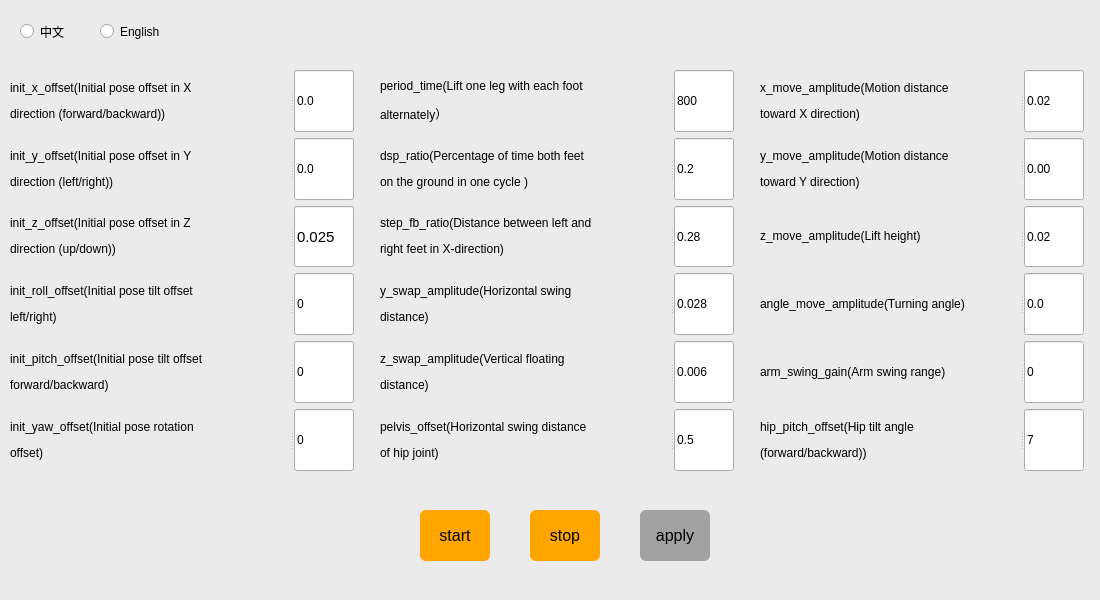
<?xml version="1.0" encoding="UTF-8"?>
<ui version="4.0">
 <class>Form</class>
 <widget class="QWidget" name="Form">
  <property name="geometry">
   <rect>
    <x>0</x>
    <y>0</y>
    <width>1100</width>
    <height>600</height>
   </rect>
  </property>
  <property name="minimumSize">
   <size>
    <width>1100</width>
    <height>600</height>
   </size>
  </property>
  <property name="maximumSize">
   <size>
    <width>1100</width>
    <height>600</height>
   </size>
  </property>
  <property name="sizeIncrement">
   <size>
    <width>700</width>
    <height>650</height>
   </size>
  </property>
  <property name="windowTitle">
   <string>Walking Controller 1.0</string>
  </property>
  <widget class="QWidget" name="widget" native="true">
   <property name="geometry">
    <rect>
     <x>0</x>
     <y>0</y>
     <width>1100</width>
     <height>600</height>
    </rect>
   </property>
   <property name="minimumSize">
    <size>
     <width>1100</width>
     <height>600</height>
    </size>
   </property>
   <property name="maximumSize">
    <size>
     <width>1100</width>
     <height>600</height>
    </size>
   </property>
   <property name="styleSheet">
    <string notr="true">QWidget#widget {
background-color: #EBEBEB;
}
</string>
   </property>
   <widget class="QPushButton" name="pushButton_stop">
    <property name="geometry">
     <rect>
      <x>530</x>
      <y>510</y>
      <width>70</width>
      <height>51</height>
     </rect>
    </property>
    <property name="font">
     <font>
      <pointsize>12</pointsize>
     </font>
    </property>
    <property name="styleSheet">
     <string notr="true">QPushButton{
background-color: #FFA500;
color:rgb(0, 0, 0)
}
QPushButton{border-radius:6px;}
QPushButton:pressed{
border:2px solid rgb(126, 188, 89, 0);}</string>
    </property>
    <property name="text">
     <string>stop</string>
    </property>
   </widget>
   <widget class="QPushButton" name="pushButton_apply">
    <property name="geometry">
     <rect>
      <x>640</x>
      <y>510</y>
      <width>70</width>
      <height>51</height>
     </rect>
    </property>
    <property name="font">
     <font>
      <pointsize>12</pointsize>
     </font>
    </property>
    <property name="styleSheet">
     <string notr="true">QPushButton{
background-color: #A2A2A2;
color:rgb(0, 0, 0)
}
QPushButton{border-radius:6px;}
QPushButton:pressed{
border:2px solid rgb(126, 188, 89, 0);}</string>
    </property>
    <property name="text">
     <string>apply</string>
    </property>
   </widget>
   <widget class="QPushButton" name="pushButton_start">
    <property name="geometry">
     <rect>
      <x>420</x>
      <y>510</y>
      <width>70</width>
      <height>51</height>
     </rect>
    </property>
    <property name="font">
     <font>
      <pointsize>12</pointsize>
     </font>
    </property>
    <property name="styleSheet">
     <string notr="true">QPushButton{
background-color: #FFA500;
color:rgb(0, 0, 0)
}
QPushButton{border-radius:6px;}
QPushButton:pressed{
border:2px solid rgb(126, 188, 89, 0);}</string>
    </property>
    <property name="text">
     <string>start</string>
    </property>
   </widget>
   <widget class="QWidget" name="layoutWidget">
    <property name="geometry">
     <rect>
      <x>10</x>
      <y>70</y>
      <width>351</width>
      <height>401</height>
     </rect>
    </property>
    <layout class="QVBoxLayout" name="verticalLayout">
     <item>
      <widget class="QSplitter" name="splitter_4">
       <property name="sizePolicy">
        <sizepolicy hsizetype="Preferred" vsizetype="Preferred">
         <horstretch>0</horstretch>
         <verstretch>0</verstretch>
        </sizepolicy>
       </property>
       <property name="maximumSize">
        <size>
         <width>344</width>
         <height>16777215</height>
        </size>
       </property>
       <property name="layoutDirection">
        <enum>Qt::LeftToRight</enum>
       </property>
       <property name="orientation">
        <enum>Qt::Horizontal</enum>
       </property>
       <widget class="QLabel" name="label_init_x_offset">
        <property name="sizePolicy">
         <sizepolicy hsizetype="Preferred" vsizetype="Preferred">
          <horstretch>0</horstretch>
          <verstretch>0</verstretch>
         </sizepolicy>
        </property>
        <property name="minimumSize">
         <size>
          <width>280</width>
          <height>0</height>
         </size>
        </property>
        <property name="maximumSize">
         <size>
          <width>280</width>
          <height>16777215</height>
         </size>
        </property>
        <property name="text">
         <string>&lt;html&gt;&lt;head/&gt;&lt;body&gt;&lt;p&gt;init_x_offset(Initial pose offset in X &lt;/p&gt;&lt;p&gt;direction (forward/backward))&lt;/p&gt;&lt;/body&gt;&lt;/html&gt;</string>
        </property>
        <property name="alignment">
         <set>Qt::AlignLeading|Qt::AlignLeft|Qt::AlignVCenter</set>
        </property>
       </widget>
       <widget class="QLineEdit" name="lineEdit_init_x_offset">
        <property name="minimumSize">
         <size>
          <width>50</width>
          <height>0</height>
         </size>
        </property>
        <property name="maximumSize">
         <size>
          <width>60</width>
          <height>16777215</height>
         </size>
        </property>
        <property name="text">
         <string>0.0</string>
        </property>
       </widget>
      </widget>
     </item>
     <item>
      <widget class="QSplitter" name="splitter_5">
       <property name="maximumSize">
        <size>
         <width>344</width>
         <height>16777215</height>
        </size>
       </property>
       <property name="orientation">
        <enum>Qt::Horizontal</enum>
       </property>
       <widget class="QLabel" name="label_y_offset">
        <property name="minimumSize">
         <size>
          <width>280</width>
          <height>0</height>
         </size>
        </property>
        <property name="maximumSize">
         <size>
          <width>280</width>
          <height>16777215</height>
         </size>
        </property>
        <property name="text">
         <string>&lt;html&gt;&lt;head/&gt;&lt;body&gt;&lt;p&gt;init_y_offset(Initial pose offset in Y &lt;/p&gt;&lt;p&gt;direction (left/right))&lt;/p&gt;&lt;/body&gt;&lt;/html&gt;</string>
        </property>
        <property name="alignment">
         <set>Qt::AlignLeading|Qt::AlignLeft|Qt::AlignVCenter</set>
        </property>
       </widget>
       <widget class="QLineEdit" name="lineEdit_init_y_offset">
        <property name="minimumSize">
         <size>
          <width>60</width>
          <height>0</height>
         </size>
        </property>
        <property name="maximumSize">
         <size>
          <width>60</width>
          <height>16777215</height>
         </size>
        </property>
        <property name="text">
         <string>0.0</string>
        </property>
       </widget>
      </widget>
     </item>
     <item>
      <widget class="QSplitter" name="splitter_22">
       <property name="maximumSize">
        <size>
         <width>344</width>
         <height>16777215</height>
        </size>
       </property>
       <property name="orientation">
        <enum>Qt::Horizontal</enum>
       </property>
       <widget class="QLabel" name="label_init_z_offset">
        <property name="minimumSize">
         <size>
          <width>280</width>
          <height>0</height>
         </size>
        </property>
        <property name="maximumSize">
         <size>
          <width>280</width>
          <height>16777215</height>
         </size>
        </property>
        <property name="text">
         <string>&lt;html&gt;&lt;head/&gt;&lt;body&gt;&lt;p&gt;init_z_offset(Initial pose offset in Z &lt;/p&gt;&lt;p&gt;direction (up/down))&lt;/p&gt;&lt;/body&gt;&lt;/html&gt;</string>
        </property>
        <property name="alignment">
         <set>Qt::AlignLeading|Qt::AlignLeft|Qt::AlignVCenter</set>
        </property>
       </widget>
       <widget class="QLineEdit" name="lineEdit_init_z_offset">
        <property name="minimumSize">
         <size>
          <width>60</width>
          <height>0</height>
         </size>
        </property>
        <property name="maximumSize">
         <size>
          <width>60</width>
          <height>16777215</height>
         </size>
        </property>
        <property name="font">
         <font>
          <pointsize>11</pointsize>
         </font>
        </property>
        <property name="text">
         <string>0.025</string>
        </property>
       </widget>
      </widget>
     </item>
     <item>
      <widget class="QSplitter" name="splitter_6">
       <property name="maximumSize">
        <size>
         <width>344</width>
         <height>16777215</height>
        </size>
       </property>
       <property name="orientation">
        <enum>Qt::Horizontal</enum>
       </property>
       <widget class="QLabel" name="label_init_roll_offset">
        <property name="minimumSize">
         <size>
          <width>280</width>
          <height>0</height>
         </size>
        </property>
        <property name="maximumSize">
         <size>
          <width>280</width>
          <height>16777215</height>
         </size>
        </property>
        <property name="text">
         <string>&lt;html&gt;&lt;head/&gt;&lt;body&gt;&lt;p&gt;init_roll_offset(Initial pose tilt offset &lt;/p&gt;&lt;p&gt;left/right)&lt;/p&gt;&lt;/body&gt;&lt;/html&gt;</string>
        </property>
        <property name="alignment">
         <set>Qt::AlignLeading|Qt::AlignLeft|Qt::AlignVCenter</set>
        </property>
       </widget>
       <widget class="QLineEdit" name="lineEdit_init_roll_offset">
        <property name="minimumSize">
         <size>
          <width>60</width>
          <height>0</height>
         </size>
        </property>
        <property name="maximumSize">
         <size>
          <width>60</width>
          <height>16777215</height>
         </size>
        </property>
        <property name="text">
         <string>0</string>
        </property>
       </widget>
      </widget>
     </item>
     <item>
      <widget class="QSplitter" name="splitter_7">
       <property name="maximumSize">
        <size>
         <width>344</width>
         <height>16777215</height>
        </size>
       </property>
       <property name="orientation">
        <enum>Qt::Horizontal</enum>
       </property>
       <widget class="QLabel" name="label_init_pitch_offset">
        <property name="minimumSize">
         <size>
          <width>280</width>
          <height>0</height>
         </size>
        </property>
        <property name="maximumSize">
         <size>
          <width>280</width>
          <height>16777215</height>
         </size>
        </property>
        <property name="text">
         <string>&lt;html&gt;&lt;head/&gt;&lt;body&gt;&lt;p&gt;init_pitch_offset(Initial pose tilt offset&lt;/p&gt;&lt;p&gt;forward/backward)&lt;/p&gt;&lt;/body&gt;&lt;/html&gt;</string>
        </property>
        <property name="alignment">
         <set>Qt::AlignLeading|Qt::AlignLeft|Qt::AlignVCenter</set>
        </property>
       </widget>
       <widget class="QLineEdit" name="lineEdit_init_pitch_offset">
        <property name="minimumSize">
         <size>
          <width>60</width>
          <height>0</height>
         </size>
        </property>
        <property name="maximumSize">
         <size>
          <width>60</width>
          <height>16777215</height>
         </size>
        </property>
        <property name="text">
         <string>0</string>
        </property>
       </widget>
      </widget>
     </item>
     <item>
      <widget class="QSplitter" name="splitter_8">
       <property name="maximumSize">
        <size>
         <width>344</width>
         <height>16777215</height>
        </size>
       </property>
       <property name="orientation">
        <enum>Qt::Horizontal</enum>
       </property>
       <widget class="QLabel" name="label_init_yaw_offset">
        <property name="minimumSize">
         <size>
          <width>280</width>
          <height>0</height>
         </size>
        </property>
        <property name="maximumSize">
         <size>
          <width>280</width>
          <height>16777215</height>
         </size>
        </property>
        <property name="text">
         <string>&lt;html&gt;&lt;head/&gt;&lt;body&gt;&lt;p&gt;init_yaw_offset(Initial pose rotation &lt;/p&gt;&lt;p&gt;offset)&lt;/p&gt;&lt;/body&gt;&lt;/html&gt;</string>
        </property>
        <property name="alignment">
         <set>Qt::AlignLeading|Qt::AlignLeft|Qt::AlignVCenter</set>
        </property>
       </widget>
       <widget class="QLineEdit" name="lineEdit_init_yaw_offset">
        <property name="minimumSize">
         <size>
          <width>60</width>
          <height>0</height>
         </size>
        </property>
        <property name="maximumSize">
         <size>
          <width>60</width>
          <height>16777215</height>
         </size>
        </property>
        <property name="text">
         <string>0</string>
        </property>
       </widget>
      </widget>
     </item>
    </layout>
   </widget>
   <widget class="QWidget" name="layoutWidget">
    <property name="geometry">
     <rect>
      <x>380</x>
      <y>70</y>
      <width>361</width>
      <height>401</height>
     </rect>
    </property>
    <layout class="QVBoxLayout" name="verticalLayout_2">
     <item>
      <widget class="QSplitter" name="splitter_9">
       <property name="maximumSize">
        <size>
         <width>354</width>
         <height>16777215</height>
        </size>
       </property>
       <property name="orientation">
        <enum>Qt::Horizontal</enum>
       </property>
       <widget class="QLabel" name="label_period_time">
        <property name="minimumSize">
         <size>
          <width>290</width>
          <height>0</height>
         </size>
        </property>
        <property name="maximumSize">
         <size>
          <width>290</width>
          <height>16777215</height>
         </size>
        </property>
        <property name="text">
         <string>&lt;html&gt;&lt;head/&gt;&lt;body&gt;&lt;p&gt;period_time(Lift one leg with each foot &lt;/p&gt;&lt;p&gt;alternately）&lt;/p&gt;&lt;/body&gt;&lt;/html&gt;</string>
        </property>
        <property name="alignment">
         <set>Qt::AlignLeading|Qt::AlignLeft|Qt::AlignVCenter</set>
        </property>
       </widget>
       <widget class="QLineEdit" name="lineEdit_period_time">
        <property name="minimumSize">
         <size>
          <width>60</width>
          <height>0</height>
         </size>
        </property>
        <property name="maximumSize">
         <size>
          <width>60</width>
          <height>16777215</height>
         </size>
        </property>
        <property name="text">
         <string>800</string>
        </property>
       </widget>
      </widget>
     </item>
     <item>
      <widget class="QSplitter" name="splitter_10">
       <property name="maximumSize">
        <size>
         <width>354</width>
         <height>16777215</height>
        </size>
       </property>
       <property name="orientation">
        <enum>Qt::Horizontal</enum>
       </property>
       <widget class="QLabel" name="label_dsp_ratio">
        <property name="minimumSize">
         <size>
          <width>290</width>
          <height>0</height>
         </size>
        </property>
        <property name="maximumSize">
         <size>
          <width>290</width>
          <height>16777215</height>
         </size>
        </property>
        <property name="text">
         <string>&lt;html&gt;&lt;head/&gt;&lt;body&gt;&lt;p&gt;dsp_ratio(Percentage of time both feet &lt;/p&gt;&lt;p&gt;on the ground in one cycle )&lt;/p&gt;&lt;/body&gt;&lt;/html&gt;</string>
        </property>
        <property name="alignment">
         <set>Qt::AlignLeading|Qt::AlignLeft|Qt::AlignVCenter</set>
        </property>
       </widget>
       <widget class="QLineEdit" name="lineEdit_dsp_ratio">
        <property name="minimumSize">
         <size>
          <width>60</width>
          <height>0</height>
         </size>
        </property>
        <property name="maximumSize">
         <size>
          <width>60</width>
          <height>16777215</height>
         </size>
        </property>
        <property name="text">
         <string>0.2</string>
        </property>
       </widget>
      </widget>
     </item>
     <item>
      <widget class="QSplitter" name="splitter_11">
       <property name="maximumSize">
        <size>
         <width>354</width>
         <height>16777215</height>
        </size>
       </property>
       <property name="orientation">
        <enum>Qt::Horizontal</enum>
       </property>
       <widget class="QLabel" name="label_step_fb_ratio">
        <property name="minimumSize">
         <size>
          <width>290</width>
          <height>0</height>
         </size>
        </property>
        <property name="maximumSize">
         <size>
          <width>290</width>
          <height>16777215</height>
         </size>
        </property>
        <property name="text">
         <string>&lt;html&gt;&lt;head/&gt;&lt;body&gt;&lt;p&gt;step_fb_ratio(Distance between left and &lt;/p&gt;&lt;p&gt;right feet in X-direction)&lt;/p&gt;&lt;/body&gt;&lt;/html&gt;</string>
        </property>
        <property name="alignment">
         <set>Qt::AlignLeading|Qt::AlignLeft|Qt::AlignVCenter</set>
        </property>
       </widget>
       <widget class="QLineEdit" name="lineEdit_step_fb_ratio">
        <property name="minimumSize">
         <size>
          <width>60</width>
          <height>0</height>
         </size>
        </property>
        <property name="maximumSize">
         <size>
          <width>60</width>
          <height>16777215</height>
         </size>
        </property>
        <property name="text">
         <string>0.28</string>
        </property>
       </widget>
      </widget>
     </item>
     <item>
      <widget class="QSplitter" name="splitter_17">
       <property name="maximumSize">
        <size>
         <width>354</width>
         <height>16777215</height>
        </size>
       </property>
       <property name="orientation">
        <enum>Qt::Horizontal</enum>
       </property>
       <widget class="QLabel" name="label_y_swap_amplitude">
        <property name="minimumSize">
         <size>
          <width>290</width>
          <height>0</height>
         </size>
        </property>
        <property name="maximumSize">
         <size>
          <width>290</width>
          <height>16777215</height>
         </size>
        </property>
        <property name="text">
         <string>&lt;html&gt;&lt;head/&gt;&lt;body&gt;&lt;p&gt;y_swap_amplitude(Horizontal swing &lt;/p&gt;&lt;p&gt;distance)&lt;/p&gt;&lt;/body&gt;&lt;/html&gt;</string>
        </property>
        <property name="alignment">
         <set>Qt::AlignLeading|Qt::AlignLeft|Qt::AlignVCenter</set>
        </property>
       </widget>
       <widget class="QLineEdit" name="lineEdit_y_swap_amplitude">
        <property name="minimumSize">
         <size>
          <width>60</width>
          <height>0</height>
         </size>
        </property>
        <property name="maximumSize">
         <size>
          <width>60</width>
          <height>16777215</height>
         </size>
        </property>
        <property name="text">
         <string>0.028</string>
        </property>
       </widget>
      </widget>
     </item>
     <item>
      <widget class="QSplitter" name="splitter_18">
       <property name="maximumSize">
        <size>
         <width>354</width>
         <height>16777215</height>
        </size>
       </property>
       <property name="orientation">
        <enum>Qt::Horizontal</enum>
       </property>
       <widget class="QLabel" name="label_z_swap_amplitude">
        <property name="minimumSize">
         <size>
          <width>290</width>
          <height>0</height>
         </size>
        </property>
        <property name="maximumSize">
         <size>
          <width>290</width>
          <height>16777215</height>
         </size>
        </property>
        <property name="text">
         <string>&lt;html&gt;&lt;head/&gt;&lt;body&gt;&lt;p&gt;z_swap_amplitude(Vertical floating &lt;/p&gt;&lt;p&gt;distance)&lt;/p&gt;&lt;/body&gt;&lt;/html&gt;</string>
        </property>
        <property name="alignment">
         <set>Qt::AlignLeading|Qt::AlignLeft|Qt::AlignVCenter</set>
        </property>
       </widget>
       <widget class="QLineEdit" name="lineEdit_z_swap_amplitude">
        <property name="minimumSize">
         <size>
          <width>60</width>
          <height>0</height>
         </size>
        </property>
        <property name="maximumSize">
         <size>
          <width>60</width>
          <height>16777215</height>
         </size>
        </property>
        <property name="text">
         <string>0.006</string>
        </property>
       </widget>
      </widget>
     </item>
     <item>
      <widget class="QSplitter" name="splitter_19">
       <property name="maximumSize">
        <size>
         <width>354</width>
         <height>16777215</height>
        </size>
       </property>
       <property name="orientation">
        <enum>Qt::Horizontal</enum>
       </property>
       <widget class="QLabel" name="label_pelvis_offset">
        <property name="minimumSize">
         <size>
          <width>290</width>
          <height>0</height>
         </size>
        </property>
        <property name="maximumSize">
         <size>
          <width>290</width>
          <height>16777215</height>
         </size>
        </property>
        <property name="text">
         <string>&lt;html&gt;&lt;head/&gt;&lt;body&gt;&lt;p&gt;pelvis_offset(Horizontal swing distance &lt;/p&gt;&lt;p&gt;of hip joint)&lt;/p&gt;&lt;/body&gt;&lt;/html&gt;</string>
        </property>
        <property name="alignment">
         <set>Qt::AlignLeading|Qt::AlignLeft|Qt::AlignVCenter</set>
        </property>
       </widget>
       <widget class="QLineEdit" name="lineEdit_pelvis_offset">
        <property name="minimumSize">
         <size>
          <width>60</width>
          <height>0</height>
         </size>
        </property>
        <property name="maximumSize">
         <size>
          <width>60</width>
          <height>16777215</height>
         </size>
        </property>
        <property name="text">
         <string>0.5</string>
        </property>
       </widget>
      </widget>
     </item>
    </layout>
   </widget>
   <widget class="QWidget" name="layoutWidget">
    <property name="geometry">
     <rect>
      <x>760</x>
      <y>70</y>
      <width>331</width>
      <height>401</height>
     </rect>
    </property>
    <layout class="QVBoxLayout" name="verticalLayout_3">
     <item>
      <widget class="QSplitter" name="splitter_12">
       <property name="maximumSize">
        <size>
         <width>324</width>
         <height>16777215</height>
        </size>
       </property>
       <property name="orientation">
        <enum>Qt::Horizontal</enum>
       </property>
       <widget class="QLabel" name="label_x_move_amplitude">
        <property name="minimumSize">
         <size>
          <width>260</width>
          <height>0</height>
         </size>
        </property>
        <property name="maximumSize">
         <size>
          <width>260</width>
          <height>16777215</height>
         </size>
        </property>
        <property name="text">
         <string>&lt;html&gt;&lt;head/&gt;&lt;body&gt;&lt;p&gt;x_move_amplitude(Motion distance &lt;/p&gt;&lt;p&gt;toward X direction)&lt;/p&gt;&lt;/body&gt;&lt;/html&gt;</string>
        </property>
        <property name="alignment">
         <set>Qt::AlignLeading|Qt::AlignLeft|Qt::AlignVCenter</set>
        </property>
       </widget>
       <widget class="QLineEdit" name="lineEdit_x_move_amplitude">
        <property name="minimumSize">
         <size>
          <width>60</width>
          <height>0</height>
         </size>
        </property>
        <property name="maximumSize">
         <size>
          <width>60</width>
          <height>16777215</height>
         </size>
        </property>
        <property name="text">
         <string>0.02</string>
        </property>
       </widget>
      </widget>
     </item>
     <item>
      <widget class="QSplitter" name="splitter_13">
       <property name="maximumSize">
        <size>
         <width>324</width>
         <height>16777215</height>
        </size>
       </property>
       <property name="orientation">
        <enum>Qt::Horizontal</enum>
       </property>
       <widget class="QLabel" name="label_y_move_amplitude">
        <property name="minimumSize">
         <size>
          <width>260</width>
          <height>0</height>
         </size>
        </property>
        <property name="maximumSize">
         <size>
          <width>260</width>
          <height>16777215</height>
         </size>
        </property>
        <property name="text">
         <string>&lt;html&gt;&lt;head/&gt;&lt;body&gt;&lt;p&gt;y_move_amplitude(Motion distance &lt;/p&gt;&lt;p&gt;toward Y direction)&lt;/p&gt;&lt;/body&gt;&lt;/html&gt;</string>
        </property>
        <property name="alignment">
         <set>Qt::AlignLeading|Qt::AlignLeft|Qt::AlignVCenter</set>
        </property>
       </widget>
       <widget class="QLineEdit" name="lineEdit_y_move_amplitude">
        <property name="minimumSize">
         <size>
          <width>60</width>
          <height>0</height>
         </size>
        </property>
        <property name="maximumSize">
         <size>
          <width>60</width>
          <height>16777215</height>
         </size>
        </property>
        <property name="text">
         <string>0.00</string>
        </property>
       </widget>
      </widget>
     </item>
     <item>
      <widget class="QSplitter" name="splitter_14">
       <property name="maximumSize">
        <size>
         <width>324</width>
         <height>16777215</height>
        </size>
       </property>
       <property name="orientation">
        <enum>Qt::Horizontal</enum>
       </property>
       <widget class="QLabel" name="label_z_move_amplitude">
        <property name="minimumSize">
         <size>
          <width>260</width>
          <height>0</height>
         </size>
        </property>
        <property name="maximumSize">
         <size>
          <width>260</width>
          <height>16777215</height>
         </size>
        </property>
        <property name="text">
         <string>&lt;html&gt;&lt;head/&gt;&lt;body&gt;&lt;p&gt;z_move_amplitude(Lift height)&lt;/p&gt;&lt;/body&gt;&lt;/html&gt;</string>
        </property>
        <property name="alignment">
         <set>Qt::AlignLeading|Qt::AlignLeft|Qt::AlignVCenter</set>
        </property>
       </widget>
       <widget class="QLineEdit" name="lineEdit_z_move_amplitude">
        <property name="minimumSize">
         <size>
          <width>60</width>
          <height>0</height>
         </size>
        </property>
        <property name="maximumSize">
         <size>
          <width>60</width>
          <height>16777215</height>
         </size>
        </property>
        <property name="text">
         <string>0.02</string>
        </property>
       </widget>
      </widget>
     </item>
     <item>
      <widget class="QSplitter" name="splitter_15">
       <property name="maximumSize">
        <size>
         <width>324</width>
         <height>16777215</height>
        </size>
       </property>
       <property name="orientation">
        <enum>Qt::Horizontal</enum>
       </property>
       <widget class="QLabel" name="label_angle_move_amplitude">
        <property name="minimumSize">
         <size>
          <width>260</width>
          <height>0</height>
         </size>
        </property>
        <property name="maximumSize">
         <size>
          <width>260</width>
          <height>16777215</height>
         </size>
        </property>
        <property name="text">
         <string>&lt;html&gt;&lt;head/&gt;&lt;body&gt;&lt;p&gt;angle_move_amplitude(Turning angle)&lt;/p&gt;&lt;/body&gt;&lt;/html&gt;</string>
        </property>
        <property name="alignment">
         <set>Qt::AlignLeading|Qt::AlignLeft|Qt::AlignVCenter</set>
        </property>
       </widget>
       <widget class="QLineEdit" name="lineEdit_angle_move_amplitude">
        <property name="minimumSize">
         <size>
          <width>60</width>
          <height>0</height>
         </size>
        </property>
        <property name="maximumSize">
         <size>
          <width>60</width>
          <height>16777215</height>
         </size>
        </property>
        <property name="text">
         <string>0.0</string>
        </property>
       </widget>
      </widget>
     </item>
     <item>
      <widget class="QSplitter" name="splitter_16">
       <property name="maximumSize">
        <size>
         <width>324</width>
         <height>16777215</height>
        </size>
       </property>
       <property name="orientation">
        <enum>Qt::Horizontal</enum>
       </property>
       <widget class="QLabel" name="label_arm_swing_gain">
        <property name="minimumSize">
         <size>
          <width>260</width>
          <height>0</height>
         </size>
        </property>
        <property name="maximumSize">
         <size>
          <width>260</width>
          <height>16777215</height>
         </size>
        </property>
        <property name="text">
         <string>&lt;html&gt;&lt;head/&gt;&lt;body&gt;&lt;p&gt;arm_swing_gain(Arm swing range)&lt;/p&gt;&lt;/body&gt;&lt;/html&gt;</string>
        </property>
        <property name="alignment">
         <set>Qt::AlignLeading|Qt::AlignLeft|Qt::AlignVCenter</set>
        </property>
       </widget>
       <widget class="QLineEdit" name="lineEdit_arm_swing_gain">
        <property name="minimumSize">
         <size>
          <width>60</width>
          <height>0</height>
         </size>
        </property>
        <property name="maximumSize">
         <size>
          <width>60</width>
          <height>16777215</height>
         </size>
        </property>
        <property name="text">
         <string>0</string>
        </property>
       </widget>
      </widget>
     </item>
     <item>
      <widget class="QSplitter" name="splitter_20">
       <property name="maximumSize">
        <size>
         <width>324</width>
         <height>16777215</height>
        </size>
       </property>
       <property name="orientation">
        <enum>Qt::Horizontal</enum>
       </property>
       <widget class="QLabel" name="label_hip_pitch_offset">
        <property name="minimumSize">
         <size>
          <width>260</width>
          <height>0</height>
         </size>
        </property>
        <property name="maximumSize">
         <size>
          <width>260</width>
          <height>16777215</height>
         </size>
        </property>
        <property name="text">
         <string>&lt;html&gt;&lt;head/&gt;&lt;body&gt;&lt;p&gt;hip_pitch_offset(Hip tilt angle &lt;/p&gt;&lt;p&gt;(forward/backward))&lt;/p&gt;&lt;/body&gt;&lt;/html&gt;</string>
        </property>
        <property name="alignment">
         <set>Qt::AlignLeading|Qt::AlignLeft|Qt::AlignVCenter</set>
        </property>
       </widget>
       <widget class="QLineEdit" name="lineEdit_hip_pitch_offset">
        <property name="minimumSize">
         <size>
          <width>60</width>
          <height>0</height>
         </size>
        </property>
        <property name="maximumSize">
         <size>
          <width>60</width>
          <height>16777215</height>
         </size>
        </property>
        <property name="text">
         <string>7</string>
        </property>
       </widget>
      </widget>
     </item>
    </layout>
   </widget>
   <widget class="QRadioButton" name="radioButton_zh">
    <property name="geometry">
     <rect>
      <x>20</x>
      <y>20</y>
      <width>61</width>
      <height>23</height>
     </rect>
    </property>
    <property name="text">
     <string>中文</string>
    </property>
   </widget>
   <widget class="QRadioButton" name="radioButton_en">
    <property name="geometry">
     <rect>
      <x>100</x>
      <y>20</y>
      <width>91</width>
      <height>23</height>
     </rect>
    </property>
    <property name="text">
     <string>English</string>
    </property>
   </widget>
  </widget>
 </widget>
 <resources/>
 <connections/>
</ui>
